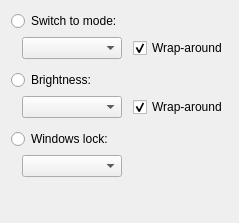
     <widget class="QWidget" name="actionTab">
      <property name="sizePolicy">
       <sizepolicy hsizetype="Expanding" vsizetype="Expanding">
        <horstretch>0</horstretch>
        <verstretch>0</verstretch>
       </sizepolicy>
      </property>
      <attribute name="title">
       <string>Special</string>
      </attribute>
      <layout class="QGridLayout" name="gridLayout_3">
       <property name="bottomMargin">
        <number>6</number>
       </property>
       <item row="1" column="0">
        <spacer name="horizontalSpacer_5">
         <property name="orientation">
          <enum>Qt::Horizontal</enum>
         </property>
         <property name="sizeType">
          <enum>QSizePolicy::Fixed</enum>
         </property>
         <property name="sizeHint" stdset="0">
          <size>
           <width>5</width>
           <height>20</height>
          </size>
         </property>
        </spacer>
       </item>
       <item row="0" column="0" colspan="2">
        <widget class="QRadioButton" name="modeButton">
         <property name="text">
          <string>Switch to mode:</string>
         </property>
         <property name="autoExclusive">
          <bool>false</bool>
         </property>
        </widget>
       </item>
       <item row="1" column="3">
        <widget class="QCheckBox" name="modeWrapBox">
         <property name="text">
          <string>Wrap-around</string>
         </property>
         <property name="checked">
          <bool>true</bool>
         </property>
        </widget>
       </item>
       <item row="4" column="3">
        <widget class="QCheckBox" name="lightWrapBox">
         <property name="text">
          <string>Wrap-around</string>
         </property>
         <property name="checked">
          <bool>true</bool>
         </property>
        </widget>
       </item>
       <item row="2" column="1">
        <spacer name="verticalSpacer_7">
         <property name="orientation">
          <enum>Qt::Vertical</enum>
         </property>
         <property name="sizeType">
          <enum>QSizePolicy::Fixed</enum>
         </property>
         <property name="sizeHint" stdset="0">
          <size>
           <width>20</width>
           <height>5</height>
          </size>
         </property>
        </spacer>
       </item>
       <item row="5" column="1">
        <spacer name="verticalSpacer_6">
         <property name="orientation">
          <enum>Qt::Vertical</enum>
         </property>
         <property name="sizeType">
          <enum>QSizePolicy::Fixed</enum>
         </property>
         <property name="sizeHint" stdset="0">
          <size>
           <width>20</width>
           <height>5</height>
          </size>
         </property>
        </spacer>
       </item>
       <item row="6" column="0" colspan="2">
        <widget class="QRadioButton" name="lockButton">
         <property name="text">
          <string>Windows lock:</string>
         </property>
         <property name="autoExclusive">
          <bool>false</bool>
         </property>
        </widget>
       </item>
       <item row="8" column="1">
        <spacer name="verticalSpacer_5">
         <property name="orientation">
          <enum>Qt::Vertical</enum>
         </property>
         <property name="sizeHint" stdset="0">
          <size>
           <width>20</width>
           <height>40</height>
          </size>
         </property>
        </spacer>
       </item>
       <item row="4" column="1">
        <widget class="QComboBox" name="lightBox">
         <property name="sizePolicy">
          <sizepolicy hsizetype="Expanding" vsizetype="Fixed">
           <horstretch>0</horstretch>
           <verstretch>0</verstretch>
          </sizepolicy>
         </property>
         <item>
          <property name="text">
           <string/>
          </property>
         </item>
         <item>
          <property name="text">
           <string>Up</string>
          </property>
         </item>
         <item>
          <property name="text">
           <string>Down</string>
          </property>
         </item>
        </widget>
       </item>
       <item row="7" column="1">
        <widget class="QComboBox" name="lockBox">
         <property name="sizePolicy">
          <sizepolicy hsizetype="Expanding" vsizetype="Fixed">
           <horstretch>0</horstretch>
           <verstretch>0</verstretch>
          </sizepolicy>
         </property>
         <item>
          <property name="text">
           <string/>
          </property>
         </item>
         <item>
          <property name="text">
           <string>Toggle</string>
          </property>
         </item>
         <item>
          <property name="text">
           <string>On</string>
          </property>
         </item>
         <item>
          <property name="text">
           <string>Off</string>
          </property>
         </item>
        </widget>
       </item>
       <item row="3" column="0" colspan="2">
        <widget class="QRadioButton" name="lightButton">
         <property name="text">
          <string>Brightness:</string>
         </property>
         <property name="autoExclusive">
          <bool>false</bool>
         </property>
        </widget>
       </item>
       <item row="1" column="1">
        <widget class="QComboBox" name="modeBox">
         <property name="sizePolicy">
          <sizepolicy hsizetype="Expanding" vsizetype="Fixed">
           <horstretch>0</horstretch>
           <verstretch>0</verstretch>
          </sizepolicy>
         </property>
         <item>
          <property name="text">
           <string/>
          </property>
         </item>
         <item>
          <property name="text">
           <string>(Previous)</string>
          </property>
         </item>
         <item>
          <property name="text">
           <string>(Next)</string>
          </property>
         </item>
        </widget>
       </item>
       <item row="1" column="2">
        <spacer name="horizontalSpacer_8">
         <property name="orientation">
          <enum>Qt::Horizontal</enum>
         </property>
         <property name="sizeType">
          <enum>QSizePolicy::Fixed</enum>
         </property>
         <property name="sizeHint" stdset="0">
          <size>
           <width>5</width>
           <height>20</height>
          </size>
         </property>
        </spacer>
       </item>
       <item row="7" column="3">
        <spacer name="horizontalSpacer_10">
         <property name="orientation">
          <enum>Qt::Horizontal</enum>
         </property>
         <property name="sizeHint" stdset="0">
          <size>
           <width>40</width>
           <height>20</height>
          </size>
         </property>
        </spacer>
       </item>
      </layout>
     </widget>
